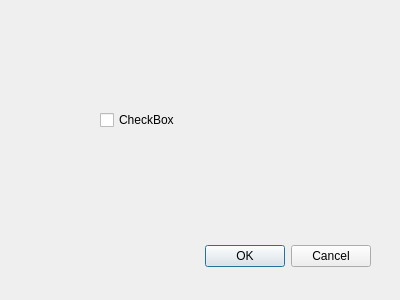
<?xml version="1.0" encoding="UTF-8"?>
<ui version="4.0">
 <class>Dialog</class>
 <widget class="QDialog" name="Dialog">
  <property name="geometry">
   <rect>
    <x>0</x>
    <y>0</y>
    <width>400</width>
    <height>300</height>
   </rect>
  </property>
  <property name="windowTitle">
   <string>Dialog</string>
  </property>
  <widget class="QDialogButtonBox" name="buttonBox">
   <property name="geometry">
    <rect>
     <x>30</x>
     <y>240</y>
     <width>341</width>
     <height>32</height>
    </rect>
   </property>
   <property name="orientation">
    <enum>Qt::Horizontal</enum>
   </property>
   <property name="standardButtons">
    <set>QDialogButtonBox::Cancel|QDialogButtonBox::Ok</set>
   </property>
  </widget>
  <widget class="QCheckBox" name="checkBox">
   <property name="geometry">
    <rect>
     <x>100</x>
     <y>110</y>
     <width>75</width>
     <height>20</height>
    </rect>
   </property>
   <property name="text">
    <string>CheckBox</string>
   </property>
  </widget>
 </widget>
 <resources/>
 <connections>
  <connection>
   <sender>buttonBox</sender>
   <signal>accepted()</signal>
   <receiver>Dialog</receiver>
   <slot>accept()</slot>
   <hints>
    <hint type="sourcelabel">
     <x>248</x>
     <y>254</y>
    </hint>
    <hint type="destinationlabel">
     <x>157</x>
     <y>274</y>
    </hint>
   </hints>
  </connection>
  <connection>
   <sender>buttonBox</sender>
   <signal>rejected()</signal>
   <receiver>Dialog</receiver>
   <slot>reject()</slot>
   <hints>
    <hint type="sourcelabel">
     <x>316</x>
     <y>260</y>
    </hint>
    <hint type="destinationlabel">
     <x>286</x>
     <y>274</y>
    </hint>
   </hints>
  </connection>
 </connections>
</ui>
